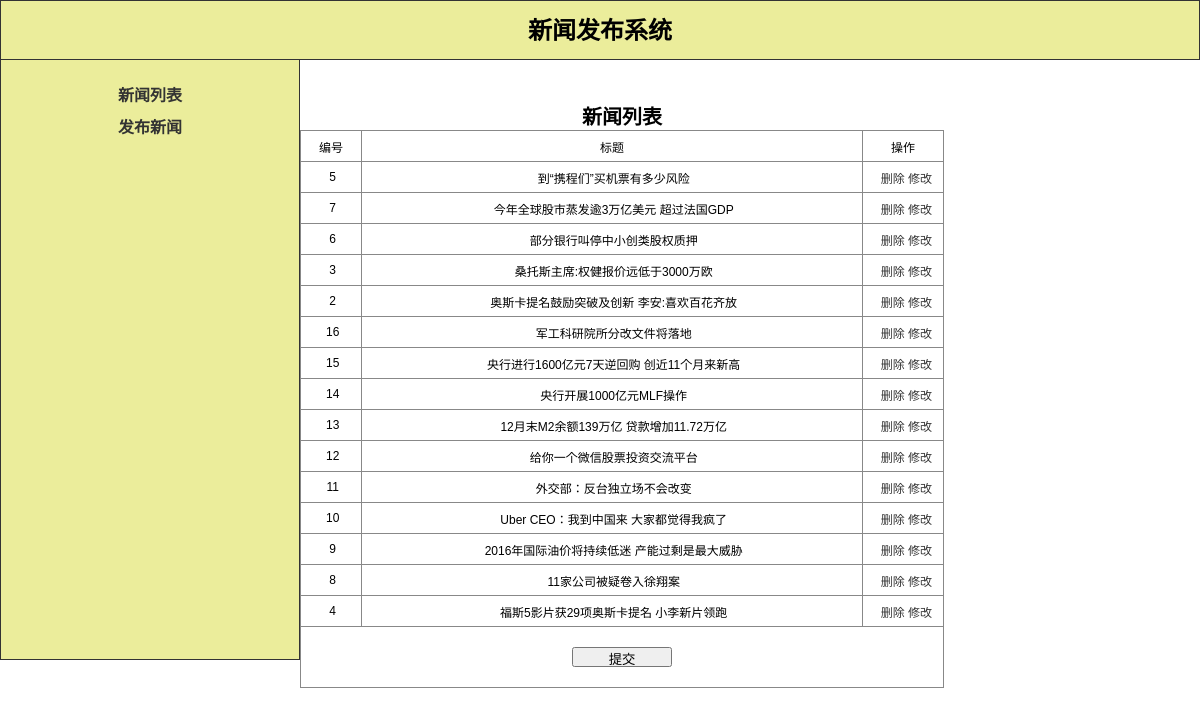
/baidu-news/admin/article.manage.php, run on the app's committed database.
### tables this page shows
CREATE TABLE IF NOT EXISTS `recommend` (
  `id` int(11) NOT NULL AUTO_INCREMENT,
  `title` char(100) NOT NULL,
  `author` char(50) NOT NULL,
  `description` varchar(255) NOT NULL,
  `content` text NOT NULL,
  `img` varchar(255) NOT NULL,
  `reason` char(50) NOT NULL,
  `dateline` int(11) NOT NULL,
  PRIMARY KEY (`id`)
);

### baidu-news/admin/article.manage.php (the view, shortened to what this page needs)
<?php
require_once '../connect.php';
$sql="select * from recommend order by dateline desc";
$query=mysqli_query($conn,$sql);
if($query&&mysqli_num_rows($query)){
    while($row=mysqli_fetch_assoc($query)){
        $data[]=$row;
    }
}else{
    $data=[];
}
?>
<!DOCTYPE html>
<html lang="en">
<head>
    <link href="../css/reset.css" rel="stylesheet"/>
    <link href="../css/mycss.css" rel="stylesheet"/>
</head>
<body>
<div class="wrapper">
    <div class="header">
        <h1>新闻发布系统</h1>
    </div>
    <div class="content-wr">
        <div class="content-left fl">
            <ul>
                <li><a href="article.manage.php">新闻列表</a></li>
                <li><a href="article.add.php">发布新闻</a></li>
            </ul>
        </div>
        <div class="content-right fl">
            <div class="article-detail">
                <form action="article.add.handle.php" method="get">
                    <table style="white-space: nowrap;">
                        <tr>
                            <td colspan="3" style="text-align: center;font-size: 20px;font-weight: 700;border: none;">新闻列表</td>
                        </tr>
                        <tbody>
                        <tr>
                            <td width="60">编号</td>
                            <td width="500">标题</td>
                            <td width="80">操作</td>
                        </tr>
                        <?php if(!empty($data)){
                            foreach($data as $value){
                                ?>
                                <tr>
                                    <td>&nbsp;<?php echo $value['id'] ?></td>
                                    <td>&nbsp;<?php echo $value['title'] ?></td>
                                    <td>&nbsp;
                                        <a href="article.del.handle.php?id=<?php echo $value['id']; ?>">删除</a>
                                           <a href="article.modify.php?id=<?php echo $value['id']; ?>" >修改</a>
                                    </td>
                                </tr>
                        <?php
                        }
                        } ?>
                        <tr>
                            <td colspan="3" style="text-align: center;height:60px;">
                                <input type="submit" value="提交" class="sub-btn"/>
                            </td>
                        </tr>
                        </tbody>
                    </table>
                </form>
            </div>
        </div>
    </div>
</div>
</body>
</html>

### baidu-news/connect.php (shortened to what this page needs)
<!DOCTYPE html>
<html lang="en">
<head>
</head>
<body>
</body>
</html>

### baidu-news/css/mycss.css (style rules this page uses)
.header { text-align: center; height: 60px; line-height:60px; background-color: #ebed9b; border: 1px solid #333; }
.content-left { width: 300px; background-color: #ebed9b; height: 600px; border: 1px solid #333; border-top:none; }
.content-left ul { padding-top: 20px; text-align: center; }
.content-left ul a { font-size: 16px; font-weight: 700; line-height: 2.0em; }
.content-right { margin-top: 20px; width:700px; }
.article-detail { margin-top: 20px; }
.sub-btn { width: 100px; height: 20px; }

### baidu-news/admin/article.manage.php (style rules this page uses)
table { text-align: center; }
table td { border: 1px solid #888; height:30px; }

### data on the page
recommend: id "5", title "到“携程们”买机票有多少风险"
recommend: id "7", title "今年全球股市蒸发逾3万亿美元 超过法国GDP"
recommend: id "6", title "部分银行叫停中小创类股权质押"
recommend: id "3", title "桑托斯主席:权健报价远低于3000万欧"
recommend: id "2", title "奥斯卡提名鼓励突破及创新 李安:喜欢百花齐放"
recommend: id "16", title "军工科研院所分改文件将落地"
recommend: id "15", title "央行进行1600亿元7天逆回购 创近11个月来新高"
recommend: id "14", title "央行开展1000亿元MLF操作"
recommend: id "13", title "12月末M2余额139万亿 贷款增加11.72万亿"
recommend: id "12", title "给你一个微信股票投资交流平台"
recommend: id "11", title "外交部：反台独立场不会改变"
recommend: id "10", title "Uber CEO：我到中国来 大家都觉得我疯了"
recommend: id "9", title "2016年国际油价将持续低迷 产能过剩是最大威胁"
recommend: id "8", title "11家公司被疑卷入徐翔案"
recommend: id "4", title "福斯5影片获29项奥斯卡提名 小李新片领跑"
